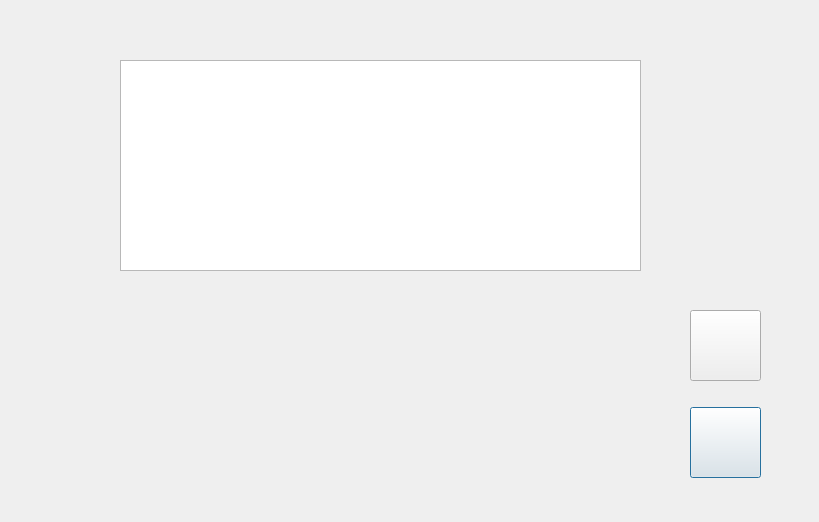
<?xml version="1.0" encoding="UTF-8"?>
<ui version="4.0">
 <class>managetasks</class>
 <widget class="QDialog" name="managetasks">
  <property name="geometry">
   <rect>
    <x>0</x>
    <y>0</y>
    <width>819</width>
    <height>522</height>
   </rect>
  </property>
  <property name="windowTitle">
   <string>Dialog</string>
  </property>
  <widget class="QPushButton" name="pushButton_2">
   <property name="geometry">
    <rect>
     <x>690</x>
     <y>407</y>
     <width>71</width>
     <height>71</height>
    </rect>
   </property>
   <property name="text">
    <string/>
   </property>
  </widget>
  <widget class="QPushButton" name="pushButton">
   <property name="geometry">
    <rect>
     <x>690</x>
     <y>310</y>
     <width>71</width>
     <height>71</height>
    </rect>
   </property>
   <property name="text">
    <string/>
   </property>
  </widget>
  <widget class="QTableView" name="tableView">
   <property name="geometry">
    <rect>
     <x>120</x>
     <y>60</y>
     <width>521</width>
     <height>211</height>
    </rect>
   </property>
  </widget>
 </widget>
 <resources/>
 <connections/>
</ui>
